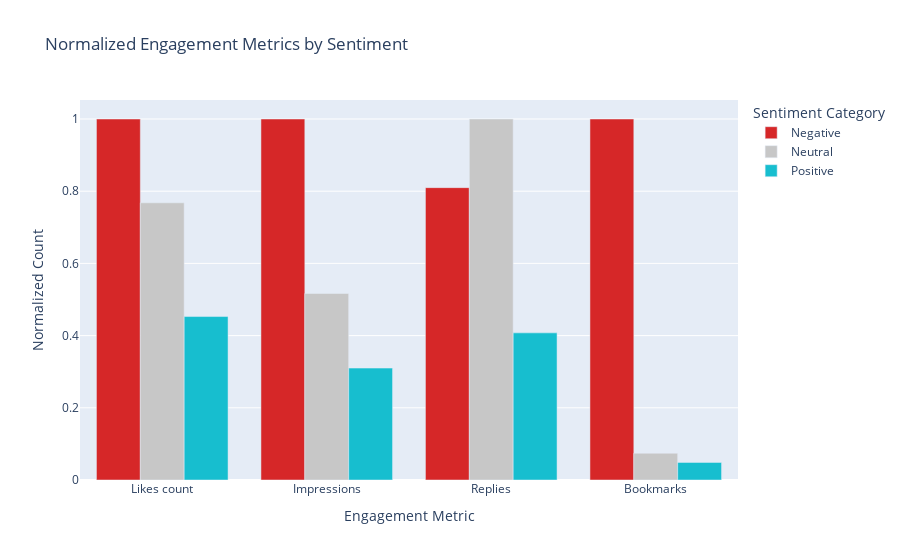

The cell this chart's notebook holds for it:
### Markdown cell above
# Engagement Analysis by Sentiment

### Code cell
# Normalizing metrics
engagement_by_sentiment_normalized = engagement_by_sentiment.copy()
engagement_by_sentiment_normalized.iloc[:, 1:] = engagement_by_sentiment.iloc[:, 1:].div(engagement_by_sentiment.iloc[:, 1:].max())

# Melting the normalized data for visualization
engagement_melted = engagement_by_sentiment_normalized.melt(id_vars='Sentiment Category', var_name='Metric', value_name='Normalized Count')

# Creating a grouped bar chart
fig = px.bar(
    engagement_melted,
    x='Metric',
    y='Normalized Count',
    color='Sentiment Category',
    barmode='group',
    title='Normalized Engagement Metrics by Sentiment',
    color_discrete_map = custom_colours
)

fig.update_layout(
    xaxis_title="Engagement Metric",
    yaxis_title="Normalized Count",
    legend_title="Sentiment Category"
)

fig.show()

### Figure 1 — Plotly figure (JSON) as saved in the notebook; plotly's stock layout.template omitted (floating-point values rounded to 4 significant figures)
{"data": [{"alignmentgroup": "True", "hovertemplate": "Sentiment Category=Negative<br>Metric=%{x}<br>Normalized Count=%{y}<extra></extra>", "legendgroup": "Negative", "marker": {"color": "#d62728", "pattern": {"shape": ""}}, "name": "Negative", "offsetgroup": "Negative", "orientation": "v", "showlegend": true, "textposition": "auto", "type": "bar", "x": ["Likes count", "Impressions", "Replies", "Bookmarks"], "xaxis": "x", "y": [1, 1, 0.8099, 1], "yaxis": "y"}, {"alignmentgroup": "True", "hovertemplate": "Sentiment Category=Neutral<br>Metric=%{x}<br>Normalized Count=%{y}<extra></extra>", "legendgroup": "Neutral", "marker": {"color": "#c7c7c7", "pattern": {"shape": ""}}, "name": "Neutral", "offsetgroup": "Neutral", "orientation": "v", "showlegend": true, "textposition": "auto", "type": "bar", "x": ["Likes count", "Impressions", "Replies", "Bookmarks"], "xaxis": "x", "y": [0.7678, 0.5167, 1, 0.07428], "yaxis": "y"}, {"alignmentgroup": "True", "hovertemplate": "Sentiment Category=Positive<br>Metric=%{x}<br>Normalized Count=%{y}<extra></extra>", "legendgroup": "Positive", "marker": {"color": "#17becf", "pattern": {"shape": ""}}, "name": "Positive", "offsetgroup": "Positive", "orientation": "v", "showlegend": true, "textposition": "auto", "type": "bar", "x": ["Likes count", "Impressions", "Replies", "Bookmarks"], "xaxis": "x", "y": [0.4528, 0.31, 0.4076, 0.04876], "yaxis": "y"}], "layout": {"barmode": "group", "legend": {"title": {"text": "Sentiment Category"}, "tracegroupgap": 0}, "title": {"text": "Normalized Engagement Metrics by Sentiment"}, "xaxis": {"anchor": "y", "domain": [0, 1], "title": {"text": "Engagement Metric"}}, "yaxis": {"anchor": "x", "domain": [0, 1], "title": {"text": "Normalized Count"}}}}
